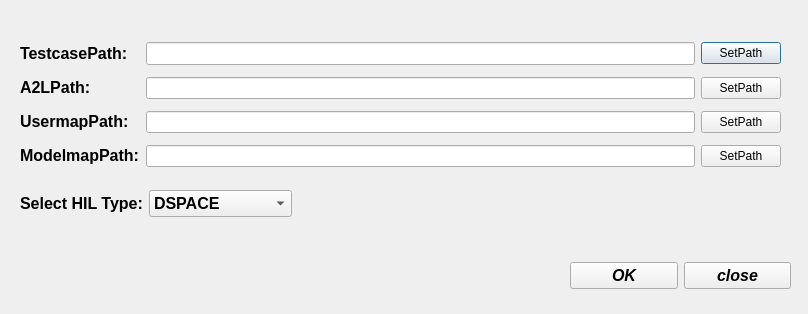
<?xml version="1.0" encoding="UTF-8"?>
<ui version="4.0">
 <class>NewCreateDlg</class>
 <widget class="QDialog" name="NewCreateDlg">
  <property name="geometry">
   <rect>
    <x>0</x>
    <y>0</y>
    <width>808</width>
    <height>314</height>
   </rect>
  </property>
  <property name="font">
   <font>
    <family>Arial</family>
    <weight>50</weight>
    <bold>false</bold>
   </font>
  </property>
  <property name="windowTitle">
   <string>TestCase Create Select</string>
  </property>
  <property name="layoutDirection">
   <enum>Qt::LeftToRight</enum>
  </property>
  <property name="styleSheet">
   <string notr="true"/>
  </property>
  <widget class="QWidget" name="layoutWidget">
   <property name="geometry">
    <rect>
     <x>20</x>
     <y>36</y>
     <width>761</width>
     <height>141</height>
    </rect>
   </property>
   <layout class="QGridLayout" name="gridLayout">
    <item row="0" column="0">
     <widget class="QLabel" name="label">
      <property name="text">
       <string>&lt;html&gt;&lt;head/&gt;&lt;body&gt;&lt;p&gt;&lt;span style=&quot; font-size:12pt; font-weight:600;&quot;&gt;TestcasePath:&lt;/span&gt;&lt;/p&gt;&lt;/body&gt;&lt;/html&gt;</string>
      </property>
      <property name="buddy">
       <cstring>lineEditcase</cstring>
      </property>
     </widget>
    </item>
    <item row="0" column="1">
     <widget class="QLineEdit" name="lineEditcase">
      <property name="enabled">
       <bool>true</bool>
      </property>
      <property name="font">
       <font>
        <pointsize>10</pointsize>
        <underline>true</underline>
       </font>
      </property>
     </widget>
    </item>
    <item row="0" column="2">
     <widget class="QPushButton" name="pushButtoncase">
      <property name="text">
       <string>SetPath</string>
      </property>
     </widget>
    </item>
    <item row="2" column="0">
     <widget class="QLabel" name="label_4">
      <property name="text">
       <string>&lt;html&gt;&lt;head/&gt;&lt;body&gt;&lt;p&gt;&lt;span style=&quot; font-size:12pt; font-weight:600;&quot;&gt;UsermapPath:&lt;/span&gt;&lt;/p&gt;&lt;/body&gt;&lt;/html&gt;</string>
      </property>
      <property name="buddy">
       <cstring>lineEditusermap</cstring>
      </property>
     </widget>
    </item>
    <item row="2" column="1">
     <widget class="QLineEdit" name="lineEditusermap"/>
    </item>
    <item row="2" column="2">
     <widget class="QPushButton" name="pushButtonusermap">
      <property name="text">
       <string>SetPath</string>
      </property>
     </widget>
    </item>
    <item row="3" column="0">
     <widget class="QLabel" name="label_5">
      <property name="text">
       <string>&lt;html&gt;&lt;head/&gt;&lt;body&gt;&lt;p&gt;&lt;span style=&quot; font-size:12pt; font-weight:600;&quot;&gt;ModelmapPath:&lt;/span&gt;&lt;/p&gt;&lt;/body&gt;&lt;/html&gt;</string>
      </property>
      <property name="buddy">
       <cstring>lineEditmodelmap</cstring>
      </property>
     </widget>
    </item>
    <item row="3" column="1">
     <widget class="QLineEdit" name="lineEditmodelmap"/>
    </item>
    <item row="3" column="2">
     <widget class="QPushButton" name="pushButtonmodelmap">
      <property name="text">
       <string>SetPath</string>
      </property>
     </widget>
    </item>
    <item row="1" column="1">
     <widget class="QLineEdit" name="lineEdita2l"/>
    </item>
    <item row="1" column="2">
     <widget class="QPushButton" name="pushButtona2l">
      <property name="text">
       <string>SetPath</string>
      </property>
     </widget>
    </item>
    <item row="1" column="0">
     <widget class="QLabel" name="label_6">
      <property name="text">
       <string>&lt;html&gt;&lt;head/&gt;&lt;body&gt;&lt;p&gt;&lt;span style=&quot; font-size:12pt; font-weight:600;&quot;&gt;      A2LPath:&lt;/span&gt;&lt;/p&gt;&lt;/body&gt;&lt;/html&gt;</string>
      </property>
      <property name="buddy">
       <cstring>lineEditusermap</cstring>
      </property>
     </widget>
    </item>
   </layout>
  </widget>
  <widget class="QWidget" name="layoutWidget">
   <property name="geometry">
    <rect>
     <x>570</x>
     <y>250</y>
     <width>221</width>
     <height>51</height>
    </rect>
   </property>
   <layout class="QHBoxLayout" name="horizontalLayout">
    <item>
     <widget class="QPushButton" name="pushButtonOK">
      <property name="font">
       <font>
        <pointsize>12</pointsize>
        <weight>75</weight>
        <italic>true</italic>
        <bold>true</bold>
       </font>
      </property>
      <property name="text">
       <string>OK</string>
      </property>
     </widget>
    </item>
    <item>
     <widget class="QPushButton" name="pushButtonclose">
      <property name="font">
       <font>
        <pointsize>12</pointsize>
        <weight>75</weight>
        <italic>true</italic>
        <bold>true</bold>
       </font>
      </property>
      <property name="text">
       <string>close</string>
      </property>
     </widget>
    </item>
   </layout>
  </widget>
  <widget class="QWidget" name="layoutWidget">
   <property name="geometry">
    <rect>
     <x>20</x>
     <y>190</y>
     <width>272</width>
     <height>32</height>
    </rect>
   </property>
   <layout class="QFormLayout" name="formLayout">
    <property name="fieldGrowthPolicy">
     <enum>QFormLayout::AllNonFixedFieldsGrow</enum>
    </property>
    <item row="0" column="1">
     <widget class="QComboBox" name="comboBoxHIL">
      <property name="font">
       <font>
        <family>Arial</family>
        <pointsize>12</pointsize>
        <weight>75</weight>
        <italic>false</italic>
        <bold>true</bold>
        <underline>false</underline>
       </font>
      </property>
      <property name="styleSheet">
       <string notr="true"/>
      </property>
      <item>
       <property name="text">
        <string>DSPACE</string>
       </property>
      </item>
      <item>
       <property name="text">
        <string>  ETAS</string>
       </property>
      </item>
     </widget>
    </item>
    <item row="0" column="0">
     <widget class="QLabel" name="label_2">
      <property name="text">
       <string>&lt;html&gt;&lt;head/&gt;&lt;body&gt;&lt;p&gt;&lt;span style=&quot; font-size:12pt; font-weight:600;&quot;&gt;Select HIL Type:&lt;/span&gt;&lt;/p&gt;&lt;/body&gt;&lt;/html&gt;</string>
      </property>
      <property name="buddy">
       <cstring>comboBoxHIL</cstring>
      </property>
     </widget>
    </item>
   </layout>
  </widget>
 </widget>
 <tabstops>
  <tabstop>lineEditcase</tabstop>
  <tabstop>pushButtoncase</tabstop>
  <tabstop>lineEditusermap</tabstop>
  <tabstop>pushButtonusermap</tabstop>
  <tabstop>lineEditmodelmap</tabstop>
  <tabstop>pushButtonmodelmap</tabstop>
  <tabstop>pushButtonOK</tabstop>
  <tabstop>pushButtonclose</tabstop>
 </tabstops>
 <resources/>
 <connections>
  <connection>
   <sender>pushButtonclose</sender>
   <signal>clicked()</signal>
   <receiver>NewCreateDlg</receiver>
   <slot>reject()</slot>
   <hints>
    <hint type="sourcelabel">
     <x>1049</x>
     <y>684</y>
    </hint>
    <hint type="destinationlabel">
     <x>1009</x>
     <y>709</y>
    </hint>
   </hints>
  </connection>
 </connections>
</ui>
